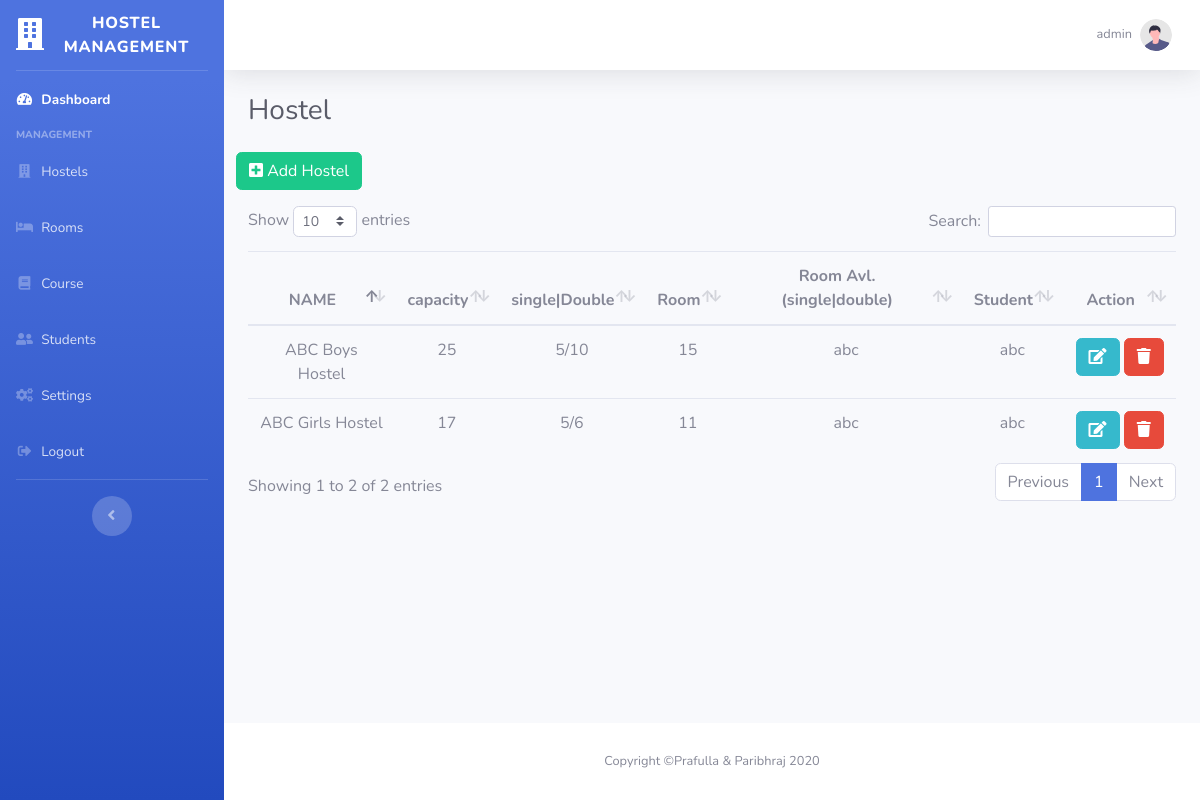
Page /Admin/hostel.php (signed in) on the committed database.
### tables this page shows
CREATE TABLE `hostel` (
  `hid` int(11) NOT NULL,
  `hname` varchar(255) NOT NULL,
  `hcap` int(11) NOT NULL,
  `sroom` int(11) NOT NULL,
  `droom` int(11) NOT NULL,
  `sroomprice` int(11) NOT NULL,
  `droomprice` int(11) NOT NULL
);

### Admin/hostel.php (the view, shortened to what this page needs)
<?php
include('include/header.php');
?>
 <div class="container-fluid">
    <div class="d-sm-flex align-items-center justify-content-between mb-4">
        <h1 class="h3 mb-0 text-gray-800">Hostel</h1>
    </div>
    <div class="row mb-3">
        <a href="addhostel.php" type="button" class="btn btn-success">
            <i class="fas fa-plus-square"></i>
            Add Hostel</a>
    </div>
    <table class="table hostalTable">
        <thead class="text-center">
            <th>NAME</th>
            <th>capacity</th>
            <th>single|Double</th>
            <th>Room</th>
            <th>Room Avl.(single|double)</th>
            <th>Student</th>
            <th>Action</th>
        </thead>
        <tbody class="text-center ">
            <?php
            $sql = "SELECT * FROM `hostel` order by hid desc";
            $data = $conn->query($sql);
            while($row= $data->fetch_assoc())
            {
            $totalroom = $row['sroom']+$row['droom'];
            echo '
            <tr>
                <td>'.$row["hname"].'</td>
                <td>'.$row["hcap"].'</td>
                <td>'.$row["sroom"].'/'.$row["droom"].'</td>
                <td>'.$totalroom.'</td>
                <td>abc</td>
                <td>abc</td>
                <td>
                    <form action="edithostel.php" method="post" class="d-inline">
                    <input type="hidden" name="id" value='.$row["hid"].'>
                        <button class="btn btn-info"  name="edit">
                        <i class="fas fa-edit"></i>
                        </button>
                    </form>
                    <form action="" method="post" class="d-inline">
                        <input type="hidden" name="id" value='.$row["hid"].'>
                        <button class="btn btn-danger" name="delet">
                        <i class="fas fa-trash"></i>
                        </button>
                    </form>
                </td>
            </tr>
            ';
            }
            ?>
        </tbody>
    </table>
</div>
<?php include('include/footer.php') ?>

### rows in the picture
hostel: hname "ABC Boys Hostel", hcap "25", sroom "5", droom "10", totalroom "15"
hostel: hname "ABC Girls Hostel", hcap "17", sroom "5", droom "6", totalroom "11"

### other values in the picture
$_SESSION["username"] "admin"
